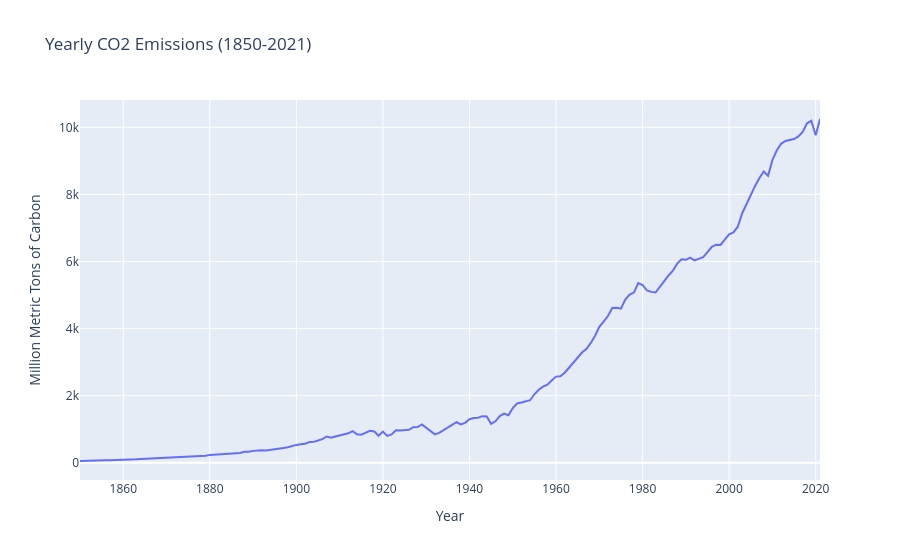
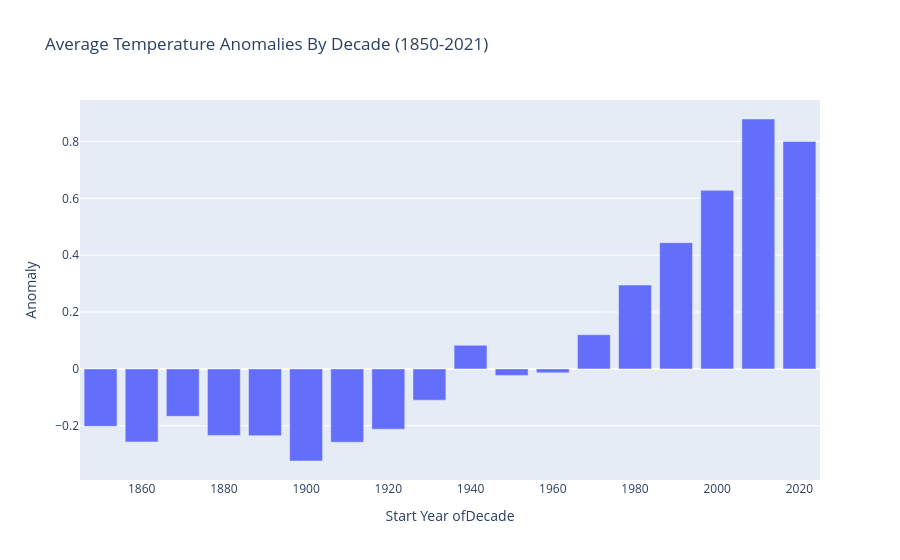
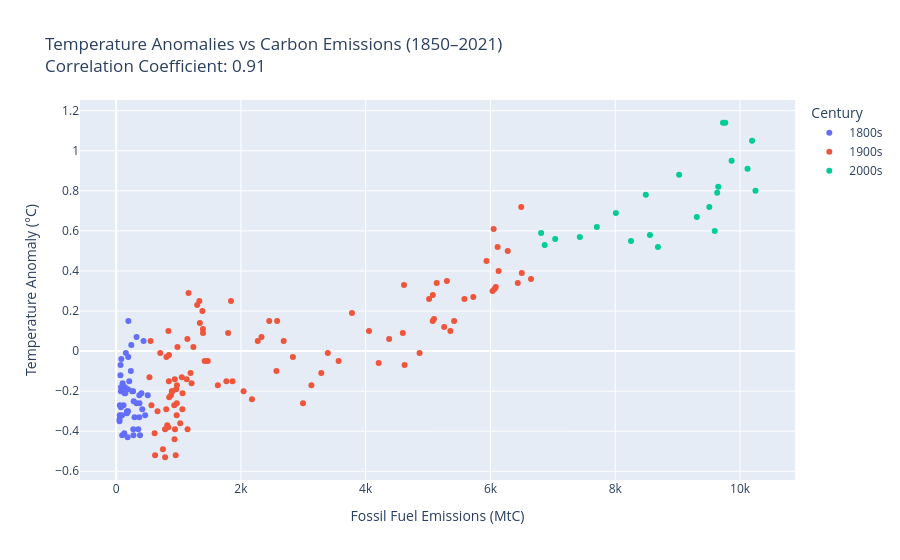

Write notebook code for charts like these, in order.
### Markdown cell above
## Show All Three Graphs: Line, Bar, Scatterplot

### Code cell
line_fig.show()
line_fig.write_html(line_full_path)

bar_fig.show()
bar_fig.write_html(bar_full_path)

scatterplot_x_fig.show()
scatterplot_x_fig.write_html(scatter_full_path)

### Figure 1 — Plotly figure (JSON) as saved in the notebook; plotly's stock layout.template omitted (floating-point values rounded to 4 significant figures; data arrays with more than 128 entries replaced by an {"elided": "..."} marker saying what was removed)
{"data": [{"hovertemplate": "Year=%{x}<br>CO2 Emissions (MtC)=%{y}<extra></extra>", "legendgroup": "", "line": {"color": "#636efa", "dash": "solid"}, "marker": {"symbol": "circle"}, "mode": "lines", "name": "", "orientation": "v", "showlegend": false, "type": "scatter", "x": {"elided": "172 int values"}, "xaxis": "x", "y": {"elided": "172 int values"}, "yaxis": "y"}], "layout": {"legend": {"tracegroupgap": 0}, "title": {"text": "Yearly CO2 Emissions (1850-2021)"}, "xaxis": {"anchor": "y", "domain": [0, 1], "title": {"text": "Year"}}, "yaxis": {"anchor": "x", "domain": [0, 1], "title": {"text": "Million Metric Tons of Carbon"}}}}

### Figure 2 — Plotly figure (JSON) as saved in the notebook; plotly's stock layout.template omitted (floating-point values rounded to 4 significant figures)
{"data": [{"hovertemplate": "Year_bin_start=%{x}<br>Anomaly=%{y}<extra></extra>", "legendgroup": "", "marker": {"color": "#636efa", "pattern": {"shape": ""}}, "name": "", "orientation": "v", "showlegend": false, "textposition": "auto", "type": "bar", "x": [1850, 1860, 1870, 1880, 1890, 1900, 1910, 1920, 1930, 1940, 1950, 1960, 1970, 1980, 1990, 2000, 2010, 2020], "xaxis": "x", "y": [-0.202, -0.257, -0.167, -0.234, -0.235, -0.324, -0.258, -0.212, -0.11, 0.083, -0.023, -0.014, 0.12, 0.295, 0.444, 0.628, 0.879, 0.8], "yaxis": "y"}], "layout": {"barmode": "relative", "legend": {"tracegroupgap": 0}, "title": {"text": "Average Temperature Anomalies By Decade (1850-2021)"}, "xaxis": {"anchor": "y", "domain": [0, 1], "title": {"text": "Start Year ofDecade"}}, "yaxis": {"anchor": "x", "domain": [0, 1], "title": {"text": "Anomaly"}}}}

### Figure 3 — Plotly figure (JSON) as saved in the notebook; plotly's stock layout.template omitted (floating-point values rounded to 4 significant figures)
{"data": [{"hovertemplate": "Century=1800s<br>Fossil Fuel Emissions (MtC)=%{x}<br>Temperature Anomaly (°C)=%{y}<extra></extra>", "legendgroup": "1800s", "marker": {"color": "#636efa", "symbol": "circle"}, "mode": "markers", "name": "1800s", "orientation": "v", "showlegend": true, "type": "scatter", "x": [54, 54, 57, 59, 69, 71, 76, 77, 78, 83, 91, 95, 97, 104, 112, 119, 122, 130, 135, 142, 147, 156, 173, 184, 174, 188, 191, 194, 196, 210, 236, 243, 256, 272, 275, 277, 281, 295, 327, 327, 356, 372, 374, 370, 383, 406, 419, 440, 465, 507], "xaxis": "x", "y": [-0.35, -0.34, -0.32, -0.27, -0.12, -0.07, -0.2, -0.28, -0.18, -0.04, -0.2, -0.32, -0.42, -0.16, -0.2, -0.27, -0.19, -0.41, -0.21, -0.18, -0.21, -0.01, -0.31, -0.43, -0.3, -0.19, -0.3, -0.03, 0.15, -0.15, -0.1, 0.03, -0.2, -0.2, -0.39, -0.42, -0.25, -0.33, -0.26, 0.07, -0.39, -0.22, -0.26, -0.33, -0.42, -0.21, -0.29, 0.05, -0.32, -0.22], "yaxis": "y"}, {"hovertemplate": "Century=1900s<br>Fossil Fuel Emissions (MtC)=%{x}<br>Temperature Anomaly (°C)=%{y}<extra></extra>", "legendgroup": "1900s", "marker": {"color": "#EF553B", "symbol": "circle"}, "mode": "markers", "name": "1900s", "orientation": "v", "showlegend": true, "type": "scatter", "x": [534, 552, 566, 617, 624, 663, 707, 784, 750, 785, 819, 836, 879, 943, 850, 838, 901, 955, 936, 806, 932, 803, 845, 970, 963, 975, 983, 1062, 1065, 1145, 1053, 940, 847, 893, 973, 1027, 1130, 1209, 1142, 1192, 1299, 1334, 1342, 1391, 1383, 1160, 1238, 1392, 1469, 1419, 1630, 1767, 1795, 1841, 1865, 2043, 2177, 2270, 2330, 2454, 2569, 2580, 2686, 2833, 2995, 3130, 3288, 3393, 3566, 3780, 4053, 4208, 4376, 4614, 4623, 4595, 4864, 5016, 5074, 5357, 5301, 5138, 5095, 5076, 5258, 5417, 5583, 5725, 5936, 6066, 6051, 6115, 6034, 6085, 6130, 6277, 6438, 6502, 6493, 6650], "xaxis": "x", "y": [-0.13, 0.05, -0.27, -0.41, -0.52, -0.3, -0.01, -0.39, -0.49, -0.53, -0.37, -0.38, -0.22, -0.39, -0.23, 0.1, -0.2, -0.52, -0.44, -0.03, -0.27, -0.29, -0.15, -0.32, -0.19, -0.17, 0.02, -0.29, -0.21, -0.39, -0.13, -0.14, -0.02, -0.2, -0.26, -0.36, -0.14, -0.16, 0.06, -0.11, 0.23, 0.25, 0.14, 0.11, 0.2, 0.29, 0.02, 0.09, -0.05, -0.05, -0.17, -0.15, 0.09, 0.25, -0.15, -0.2, -0.24, 0.05, 0.07, 0.15, -0.1, 0.15, 0.05, -0.03, -0.26, -0.17, -0.11, -0.01, -0.05, 0.19, 0.1, -0.06, 0.06, 0.33, -0.07, 0.09, -0.01, 0.26, 0.15, 0.1, 0.35, 0.34, 0.16, 0.28, 0.12, 0.15, 0.26, 0.27, 0.45, 0.31, 0.61, 0.52, 0.3, 0.32, 0.4, 0.5, 0.34, 0.39, 0.72, 0.36], "yaxis": "y"}, {"hovertemplate": "Century=2000s<br>Fossil Fuel Emissions (MtC)=%{x}<br>Temperature Anomaly (°C)=%{y}<extra></extra>", "legendgroup": "2000s", "marker": {"color": "#00cc96", "symbol": "circle"}, "mode": "markers", "name": "2000s", "orientation": "v", "showlegend": true, "type": "scatter", "x": [6812, 6869, 7037, 7432, 7705, 8010, 8253, 8490, 8684, 8556, 9024, 9307, 9508, 9595, 9634, 9651, 9727, 9865, 10120, 10193, 9764, 10248], "xaxis": "x", "y": [0.59, 0.53, 0.56, 0.57, 0.62, 0.69, 0.55, 0.78, 0.52, 0.58, 0.88, 0.67, 0.72, 0.6, 0.79, 0.82, 1.14, 0.95, 0.91, 1.05, 1.14, 0.8], "yaxis": "y"}], "layout": {"legend": {"title": {"text": "Century"}, "tracegroupgap": 0}, "title": {"text": "Temperature Anomalies vs Carbon Emissions (1850–2021)<br>Correlation Coefficient: 0.91"}, "xaxis": {"anchor": "y", "domain": [0, 1], "title": {"text": "Fossil Fuel Emissions (MtC)"}}, "yaxis": {"anchor": "x", "domain": [0, 1], "title": {"text": "Temperature Anomaly (°C)"}}}}
